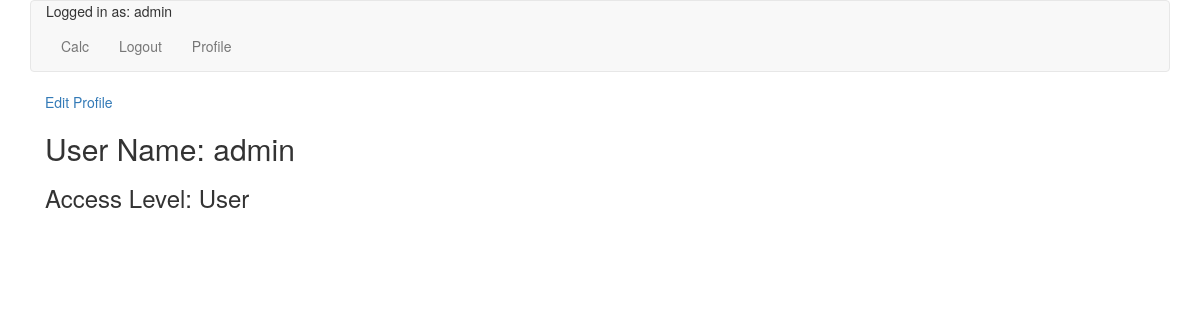
Before: /accounts/profile/ (signed in) with the older database file.
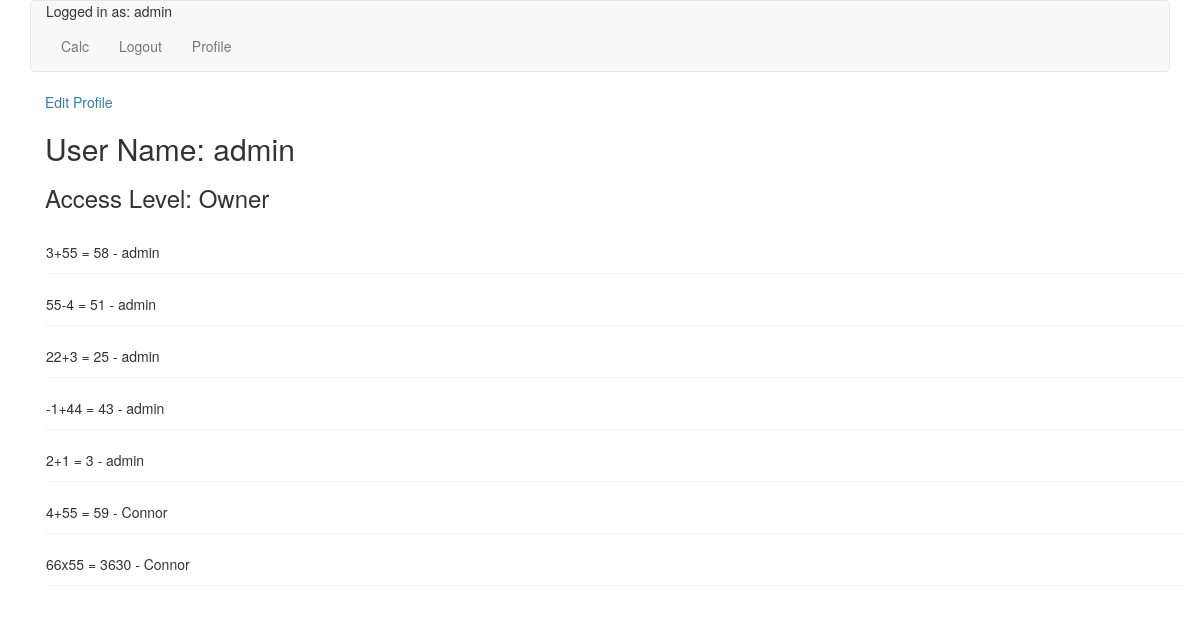
After: the same page with the newer database file.
### app/models.py (models this page shows)
class Operation_obj(models.Model):
    user = models.ForeignKey('auth.User')
    eq = models.CharField(max_length = 255)
    answer = models.IntegerField()

### app/views.py (the view)
# urls.py: url(r'^accounts/profile/$', ProfileView.as_view(), name="profile_view"),
class ProfileView(ListView):
    model = User
    template_name = "profile.html"
    def get_context_data(self):
        context = super().get_context_data()
        EQS = Operation_obj.objects.filter(user = self.request.user)
        EQS_owner = Operation_obj.objects.all()
        context['EQS_owner'] = EQS_owner
        context['EQS'] = EQS
        return context

### templates/profile.html (shortened to what this page needs)
{% extends 'base.html' %}
{% block content %}
<div class="container">
<a href="{% url 'profile_update_view' request.user.profile.id  %}">Edit Profile</a>
<h2>User Name: {{ request.user }}</h2>
{% if request.user.profile.access_level == 'o' %}
<h3>Access Level: Owner</h3><br>
{% for x in EQS_owner %}
<div class="panel">
<p>{{ x.eq }} {{ x.answer }} - {{ x.user }}</p>
</div>
{% endfor %}
{% else %}
<h3>Access Level: User</h3><br>
{% endif %}
</div>
{% endblock %}

### templates/base.html (shortened to what this page needs)
{% load staticfiles %}
<!DOCTYPE html>
<html>
  <head>
     <link rel="stylesheet" href="{% static 'css/bootstrap.css' %}" media="screen" title="no title">
  </head>
  <body>
    <div class="container">
    <nav class="navbar navbar-default">
  <div class="container-fluid">
    <div class="nav navbar-nav">
        <li class="right">Logged in as: {{ request.user }}</li><br>
        <li><a href="{% url 'index_view' %}">Calc</a></li>
        <li><a href="{% url 'logout' %}?next={% url 'index_view' %}">Logout</a></li>
        <li><a href="{% url 'profile_view' %}">Profile</a></li>
    </div>
  </div>
</nav>
    {% block content %}{% endblock %}
  </body>
</html>

Changed rows visible on the page:
added Operation_obj: eq "3+55 =", answer "58", user "admin"
added Operation_obj: eq "55-4 =", answer "51", user "admin"
added Operation_obj: eq "22+3 =", answer "25", user "admin"
added Operation_obj: eq "-1+44 =", answer "43", user "admin"
added Operation_obj: eq "2+1 =", answer "3", user "admin"
added Operation_obj: eq "4+55 =", answer "59", user "Connor"
added Operation_obj: eq "66x55 =", answer "3630", user "Connor"
Other visible differences:
text no longer shown: "Access Level: User"
text now shown: "Access Level: Owner"
